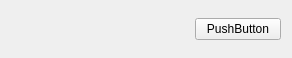
<?xml version="1.0" encoding="UTF-8"?>
<ui version="4.0">
 <class>vpItem</class>
 <widget class="QWidget" name="vpItem">
  <property name="geometry">
   <rect>
    <x>0</x>
    <y>0</y>
    <width>292</width>
    <height>58</height>
   </rect>
  </property>
  <property name="windowTitle">
   <string>Form</string>
  </property>
  <layout class="QHBoxLayout" name="horizontalLayout_2">
   <item>
    <widget class="QLedIndicator" name="ledEn" native="true"/>
   </item>
   <item>
    <widget class="QLedIndicator" name="ledDs" native="true"/>
   </item>
   <item>
    <widget class="QPushButton" name="pushButton">
     <property name="text">
      <string>PushButton</string>
     </property>
    </widget>
   </item>
  </layout>
 </widget>
 <customwidgets>
  <customwidget>
   <class>QLedIndicator</class>
   <extends>QWidget</extends>
   <header>readreg/qledindicator.h</header>
   <container>1</container>
  </customwidget>
 </customwidgets>
 <resources/>
 <connections/>
</ui>
